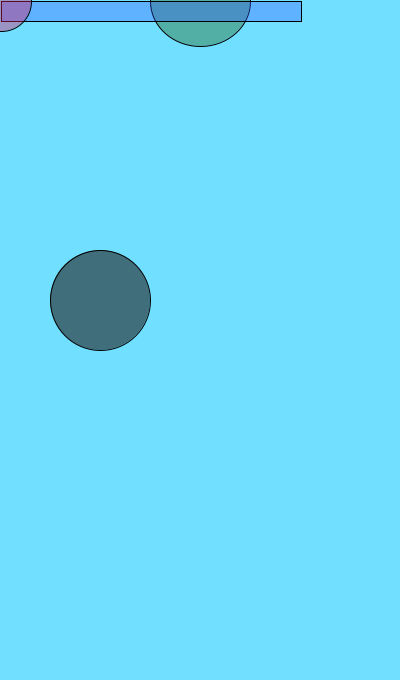
Frame 1 (no input)
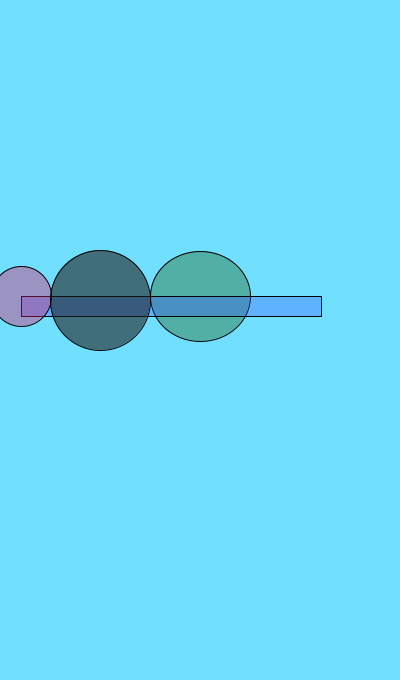
Frame 60 (the mouse pressed at the canvas centre just before this capture)
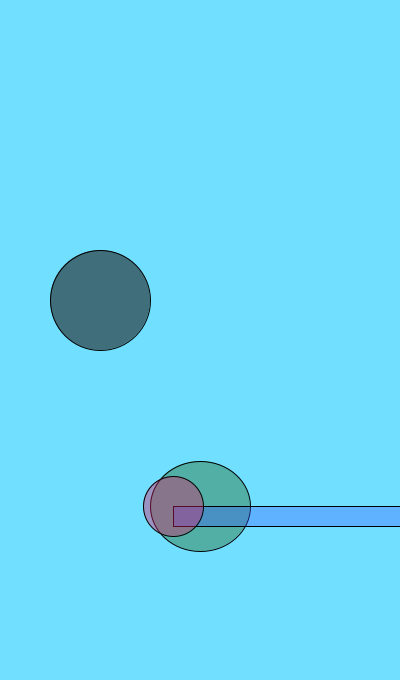
Frame 120 (the mouse held since frame 60 and released just before this capture)

The Processing sketch that drew these frames (run headless with seeded random() and noise(); from frame 60 on, the mouse is pressed at the canvas centre):

// Processing sketch: processing_39184
// ── processing_39184.pde

int y;
int x;
int directionx;
int directiony;

void setup(){
 size(400,680);
 smooth();
 y = 0; 
 x = 0;
 directionx = 1;
 directiony = 1;
}

void draw(){
 background(113,223,255);

 x += directionx;
 y += directiony;
 
 {
 fill(30,100,27,100);
 ellipse(200,y,100,90);
 
 if(y <300){
   directionx = 3;
   directiony = 1;
    }
   }
 
 {
 fill (50,80,300,80);
 rect(x,y,300,20);
  if(x >= 200){
  directionx = -1;
  directiony = 3;
   }
 }

 fill(219,29,99,100);
 ellipse(x,y,60,60);
 fill (30,150);
 ellipse(100,300,100,100);
  
 
 if(y>=600) {
   directionx = -200;
   directiony = -300;
    }
 if(x <= width){
  directionx = 1;
  directiony = 4;
  
   if(x >=40) {
    directionx = 9;
    directiony = 15;
     }
    }

  if(y >= height) {
   directionx = 3;
   directiony = -1;
    }
 
  if(x <= 100) {
    directiony = 4;
    directionx = 1;
    
   if(y>=30){
   directionx = 4;
   directiony = 5;

   if(x>=20){
     directionx = 1;
     directiony = 1;
      }
     }
   
  if(x <= 160){
    directiony = 5;
    directionx = 1;
    }
  
  if(y>300 && x<300) {
    directiony = 3;
    directionx = 3;
     }
  
   if(y>=240) {
      directionx = 2;
      directiony = -20;
       } 
  
  if(x<=80 && y>=230) {
    directionx = -2;
    directiony = 5;
     }
  
  if (x <= 60 && y>= 500){
    directiony = 1;
    directionx = 30;
    }
    
 if(y >= height) {
  directiony = 1; 
  directionx = 20;
     }
  }
}
